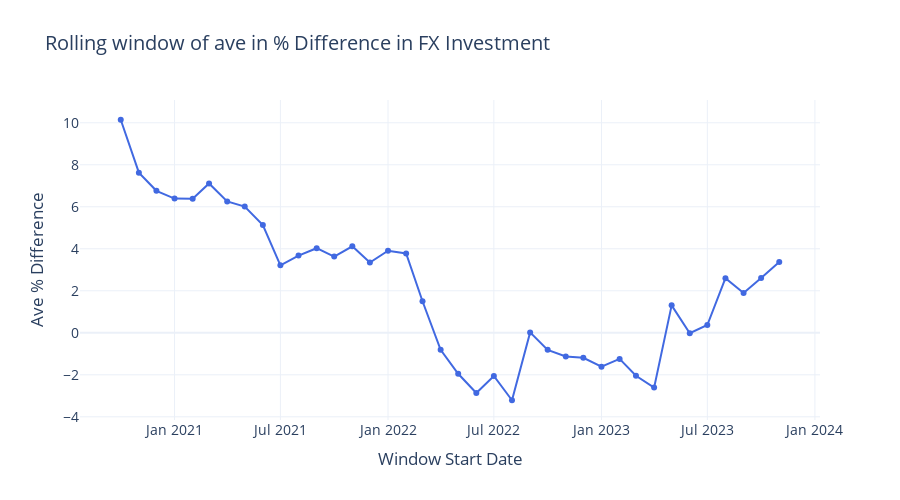

Notebook code cell kept with this figure:
### Code cell
print('Rolling avg diff - 24 months window')
results_df = rolling_avg_diff_plotly(
    boe_raw=boe_raw,
    seeds=range(NO_OF_SIMULATIONS),
    start_year=2020,
    start_month=10,
    end_year=2025,
    end_month=11,
    monthly_investment=1000,
    fee_rate=FX_CHARGES_RATE,
    window_months=24
)

### Figure 1 — Plotly figure (JSON) as saved in the notebook; plotly's stock layout.template omitted (floating-point values rounded to 4 significant figures)
{"data": [{"hovertemplate": "%{x|%b %Y}<br>%{y:.2f}%<extra></extra>", "line": {"color": "royalblue", "width": 2}, "marker": {"size": 6}, "mode": "lines+markers", "name": "Avg % Diff", "type": "scatter", "x": ["2020-10-01T00:00:00", "2020-11-01T00:00:00", "2020-12-01T00:00:00", "2021-01-01T00:00:00", "2021-02-01T00:00:00", "2021-03-01T00:00:00", "2021-04-01T00:00:00", "2021-05-01T00:00:00", "2021-06-01T00:00:00", "2021-07-01T00:00:00", "2021-08-01T00:00:00", "2021-09-01T00:00:00", "2021-10-01T00:00:00", "2021-11-01T00:00:00", "2021-12-01T00:00:00", "2022-01-01T00:00:00", "2022-02-01T00:00:00", "2022-03-01T00:00:00", "2022-04-01T00:00:00", "2022-05-01T00:00:00", "2022-06-01T00:00:00", "2022-07-01T00:00:00", "2022-08-01T00:00:00", "2022-09-01T00:00:00", "2022-10-01T00:00:00", "2022-11-01T00:00:00", "2022-12-01T00:00:00", "2023-01-01T00:00:00", "2023-02-01T00:00:00", "2023-03-01T00:00:00", "2023-04-01T00:00:00", "2023-05-01T00:00:00", "2023-06-01T00:00:00", "2023-07-01T00:00:00", "2023-08-01T00:00:00", "2023-09-01T00:00:00", "2023-10-01T00:00:00", "2023-11-01T00:00:00"], "y": [10.14, 7.626, 6.761, 6.391, 6.378, 7.108, 6.253, 6.01, 5.131, 3.212, 3.677, 4.027, 3.629, 4.119, 3.345, 3.91, 3.78, 1.5, -0.8089, -1.95, -2.864, -2.057, -3.212, 0.01914, -0.8114, -1.13, -1.192, -1.614, -1.242, -2.046, -2.61, 1.307, -0.02095, 0.3717, 2.596, 1.893, 2.604, 3.374]}], "layout": {"font": {"size": 14}, "height": 500, "hovermode": "x unified", "title": {"text": "Rolling window of ave in % Difference in FX Investment"}, "width": 900, "xaxis": {"title": {"text": "Window Start Date"}}, "yaxis": {"title": {"text": "Ave % Difference"}}}}
